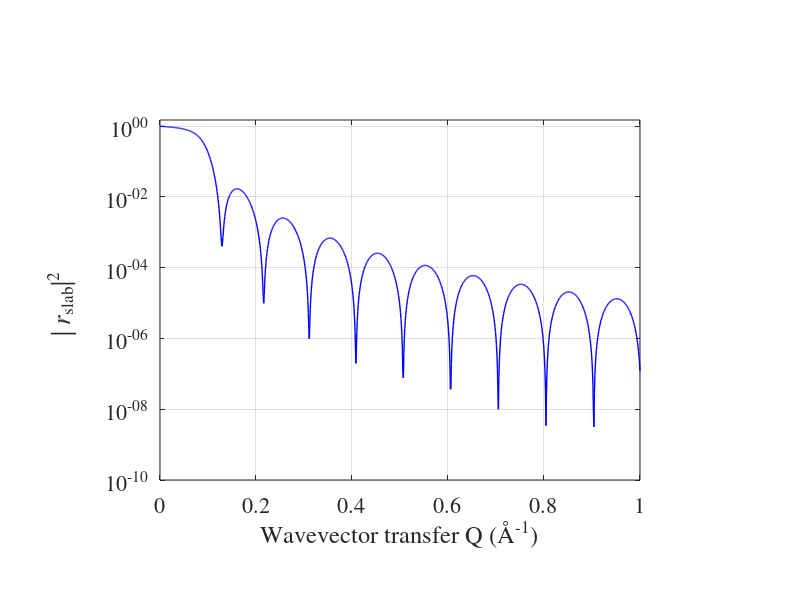

Here is the MATLAB script that generated this plot:
function kiessig
%
% MATLAB function from:
% "Elements of Modern X-ray Physics" by Jens Als-Nielsen and Des McMorrow
%
% Calculates: Reflectivity from a thin film of tungsten

axes('position',[0.2 0.2 0.6 0.6]);

r0=2.82e-5;        % Thompson scattering length in Angs
rho=4.678;         % electron density in electrons/Angs^3
b=0.0409;          % parameter b_mu
Delta=10*2*pi;     % thickness of film in Angs
sigma=0.0;         % surface roughness in Angs

Qc=4*sqrt(pi*rho*r0);

Q=0:0.001:1;
q=Q/Qc;
Qp=Qc*sqrt(q.^2-1+2*sqrt(-1)*b); 

rQ=(Q-Qp)./(Q+Qp);
r_slab=rQ.*(1-exp(i*Qp*Delta))./(1-rQ.^2.*exp(i*Qp*Delta));
r_slab=r_slab.*exp(-Q.^2*sigma^2/2);
line(Q,r_slab.*conj(r_slab),'LineWidth',1.0,'Color','b');

axis([0.0 1.0 1e-10 1.5]); grid on
set(gca,'FontName','Times','FontSize',16,'box','on')
set(gca,'Ytick',[1e-10 1e-8 1e-6 1e-4 1e-2 1e0],'yscale','log')
xlabel('Wavevector transfer Q (Å^{-1})')
ylabel('|{\it r}_{slab}|^2','position',[-0.175 1e-5 0])